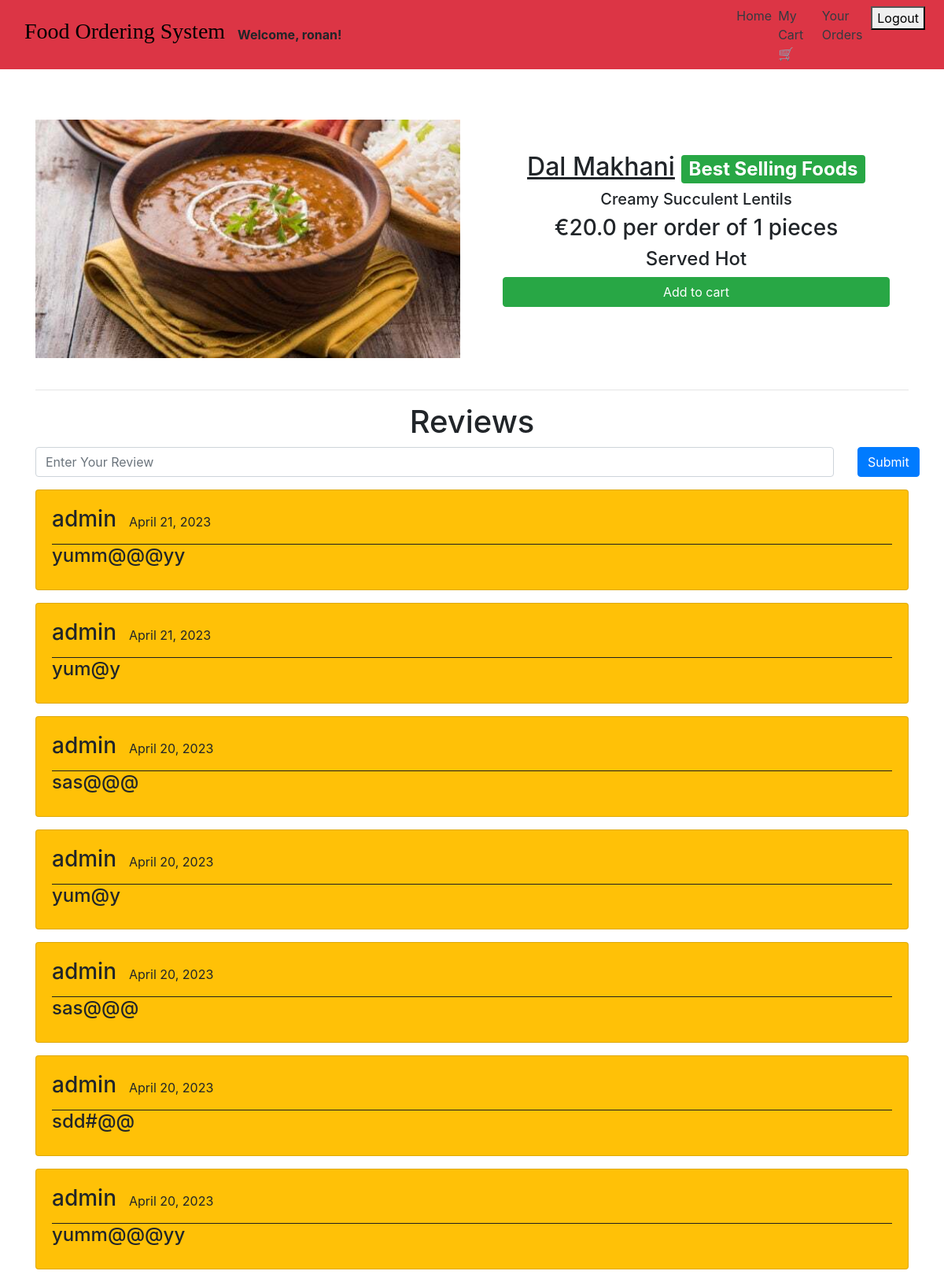
Page /dishes/Lechon_Manok (signed in) on the committed database.
### main/models.py (models this page shows, shortened)
class Item(models.Model):
    LABELS = (
        ('Best Selling Food', 'Best Selling Food'),
        ('New Food', 'New Food'),
        ('Spicy Food🔥', 'Spicy Food🔥'),
    )
    LABEL_COLOUR = (
        ('danger', 'danger'),
        ('success', 'success'),
        ('primary', 'primary'),
        ('info', 'info'),
        ('warning', 'warning'),
    )
    title = models.CharField(max_length=150)
    description = models.CharField(max_length=250,blank=True)
    price = models.FloatField()
    pieces = models.IntegerField(default=6)
    instructions = models.CharField(max_length=250,default="Available")
    image = models.ImageField(default='default.png', upload_to='images/')
    labels = models.CharField(max_length=25, choices=LABELS, blank=True)
    label_colour = models.CharField(max_length=15, choices=LABEL_COLOUR, blank=True)
    slug = models.SlugField(default="foods")
    created_by = models.ForeignKey(User, on_delete=models.CASCADE)

class Reviews(models.Model):
    user = models.ForeignKey(User, on_delete = models.CASCADE)
    item = models.ForeignKey(Item, on_delete = models.CASCADE)
    rslug = models.SlugField()
    review = models.TextField()
    posted_on = models.DateField(default=timezone.now)
    class Meta:
        verbose_name = 'Review'
        verbose_name_plural = 'review'

### main/views.py (the view)
# urls.py: path('dishes/<slug>', views.menuDetail, name='dishes'),
@require_http_methods(["GET", "POST"])
def menuDetail(request, slug):
    item = Item.objects.filter(slug=slug).first()
    reviews = Reviews.objects.filter(rslug=slug).order_by('-id')[:7]
    context = {
        'item' : item,
        'reviews' : reviews,
    }
    return render(request, 'main/dishes.html', context)

### main/templatetags/get_group.py (called while the page is built)
@register.filter(name='has_group')
def has_group(user, group_name):
    return user.groups.filter(name=group_name).exists()

### main/templates/main/dishes.html (shortened to what this page needs)
{% extends "main/layout.html" %}
{% block content %}
<div class="dishes">
  <main class="mt-3 pt-4 main">
    <div class="container dark-grey-text">
      <div class="row wow fadeIn">
        <div class="col-md-6 mb-4">
          <img src="{{ item.image.url }}" class="img-fluid mt-4" alt="">
        </div>
        <div class="col-md-6 mb-4 information">
          <div class="p-4 content">
            <div class="mt-0">
                <h2><u>{{ item.title }}</u><span class="badge badge-{{ item.label_colour }} ml-2">{{ item.labels }}</span></h2>
            </div>
            <div class="lead">
              {% if item.description %}
              <h5>{{ item.description }}</h5>
              {% endif %}
              <h3>€{{ item.price }} per order of {{ item.pieces}} pieces</h3>
              <h4>{{ item.instructions }}</h4>
            </div>
            <a href="{% url 'main:add-to-cart' item.slug %}" class="btn btn-success btn-md my-0 p">Add to cart</a>
          </div>
        </div>
      </div>
      <hr>
    </div>
  </main>
  <div class="container">
    <h1 class="text-center">Reviews</h1>
    <form action="{% url 'main:add_reviews' %}" method="POST" class="mb-3">
      <div class="row">
        <div class="col-sm-11">
          <input type="text" name="review" class="form-control" placeholder="Enter Your Review" onkeyup="this.value=this.value.replace(/[^\w\s]/gi,'')">
        </div>
        <div class="col-sm-1">
          <button type="submit" class="btn btn-primary">Submit</button>
        </div>
      </div>
    </form>
    {% for review in reviews %}
    <div class="main-reviews card bg-warning mb-3">
      <div class="card-body">
        <div class="user_details" style="display: flex; border-bottom: 1px solid rgb(31, 30, 30);">
          <h3 class="mr-3">{{ review.user.username }} </h3>
          <p class="mt-2">{{ review.posted_on }}</p>
        </div>
          <h4>{{ review.review }}</h4>
      </div>
    </div>
    {% endfor %}
  </div>
</div>
{% endblock content %}

### main/templates/main/layout.html (shortened to what this page needs)
{% load get_group %}
{% load static %}
<!DOCTYPE html>
<html lang="en">
<head>
    <link rel="stylesheet" href="https://maxcdn.bootstrapcdn.com/bootstrap/4.0.0/css/bootstrap.min.css">
    <link rel="stylesheet" type="text/css" href="{% static 'main/styles.css' %}">
</head>
<body>
    <nav class="navbar navbar-expand-lg navbar-dark bg-danger">
        <div class="container justify-content-center">
        <a class="navbar-brand" href="/"><h3 style="color: black;font-family: Verdana">Food Ordering System</h3></a>
        <div class="collapse navbar-collapse flex-grow-0" id="navbarNav">
            <ul class="navbar-nav text-center">
               {% if user.is_authenticated %}
                    {% if request.user|has_group:"admin_owner" %}
                    <div class=col-md-6 d-flex justify-content-center align-items-center><b> Welcome,admin! </b> </div>
                    {% else %}
                <li><div class="welcome-message ml-6"><b> Welcome, {{ user.first_name }}!</b></div></li>
                {% endif %}
            </div>
            </div>
            <ul class="navbar-nav ml-auto">
            <a href="{% url 'main:home' %}" class="mr-2 text-dark">Home</a>
                    {% if request.user|has_group:"admin_owner" %}
                        <li><a href="{% url 'main:admin_dashboard' %}" class="mr-2 text-dark">DashBoard</a></li>
                        <li>
                            <form class="logout-link" action="{% url 'accounts:logout' %}" method="post">
                                {% csrf_token %}
                                <button type="submit" class="mr-2">Logout</button>
                            </form>
                        </li>
                    {% else %}
                        <li><a href="{% url 'main:cart' %}" class="mr-2 text-dark">My Cart🛒</a></li>
                        <li><a href="{% url 'main:order_details' %}" class="mr-2 text-dark">Your Orders</a></li>
                        <li>
                            <form class="logout-link" action="{% url 'accounts:logout' %}" method="post">
                                <button type="submit" class="mr-2">Logout</button>
                            </form>
                        </li>
                    {% endif %}
                {% else %}
            </ul>
            </ul>
            <ul class="navbar-nav ml-auto">
                <li><a href="{% url 'accounts:login' %}" class="ml-2 text-dark"><b>Login</b></a></li>
                <li><a href="{% url 'accounts:signup' %}" class="ml-2 text-dark"><b>SignUp</b></a></li>
            {% endif %}
            </ul>
    </nav>
    <main role="main">
        {% block content %}{% endblock %}
    </main>

### main/static/main/styles.css (style rules this page uses)
.dishes .main .container .row img { max-width: 540px; max-height: 450px; width: fit-content; }
.dishes .main .container .row .content { display: flex; flex-direction: column; text-align: center; justify-content: center; }
.dishes .main .container .row .information { display: flex; flex-direction: column; text-align: center; justify-content: center; }

### rows in the picture
Item: image (picture), title "Dal Makhani", labels "Best Selling Foods", description "Creamy Succulent Lentils", price "20.0", pieces "1", instructions "Served Hot"
Reviews: user.username "admin", posted_on "April 21, 2023", review "yumm@@@yy"
Reviews: user.username "admin", posted_on "April 21, 2023", review "yum@y"
Reviews: user.username "admin", posted_on "April 20, 2023", review "sas@@@"
Reviews: user.username "admin", posted_on "April 20, 2023", review "yum@y"
Reviews: user.username "admin", posted_on "April 20, 2023", review "sas@@@"
Reviews: user.username "admin", posted_on "April 20, 2023", review "sdd#@@"
Reviews: user.username "admin", posted_on "April 20, 2023", review "yumm@@@yy"

### other values in the picture
{{ user.first_name }} "ronan"
